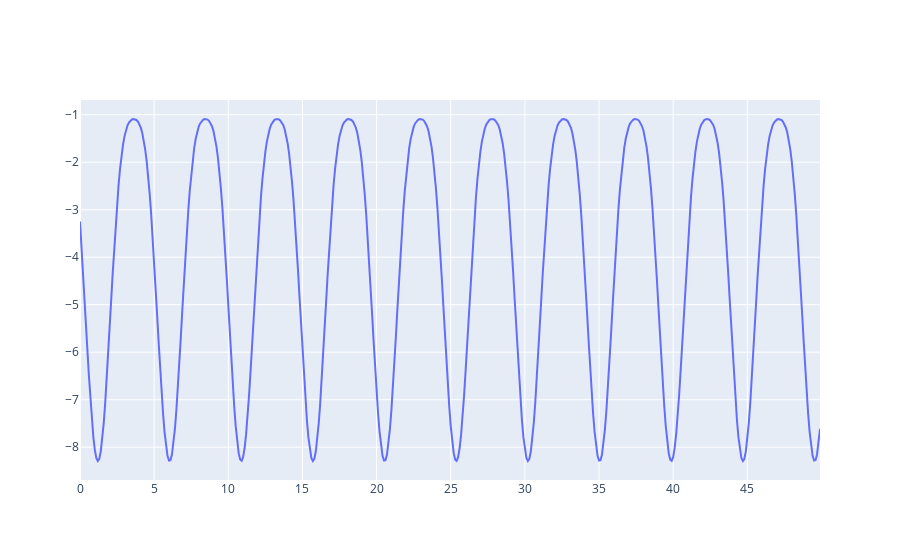

Notebook code for this chart:
### Code cell
py.iplot([go.Scatter(x=timeline,y=eigenvalue(stateA,stateB,timeline))])

### Figure 1 — Plotly figure (JSON) as saved in the notebook; plotly's stock layout.template omitted (floating-point values rounded to 4 significant figures; data arrays with more than 128 entries replaced by an {"elided": "..."} marker saying what was removed)
{"data": [{"type": "scatter", "x": {"elided": "500 float values"}, "y": {"elided": "500 float values"}}], "layout": {}}
